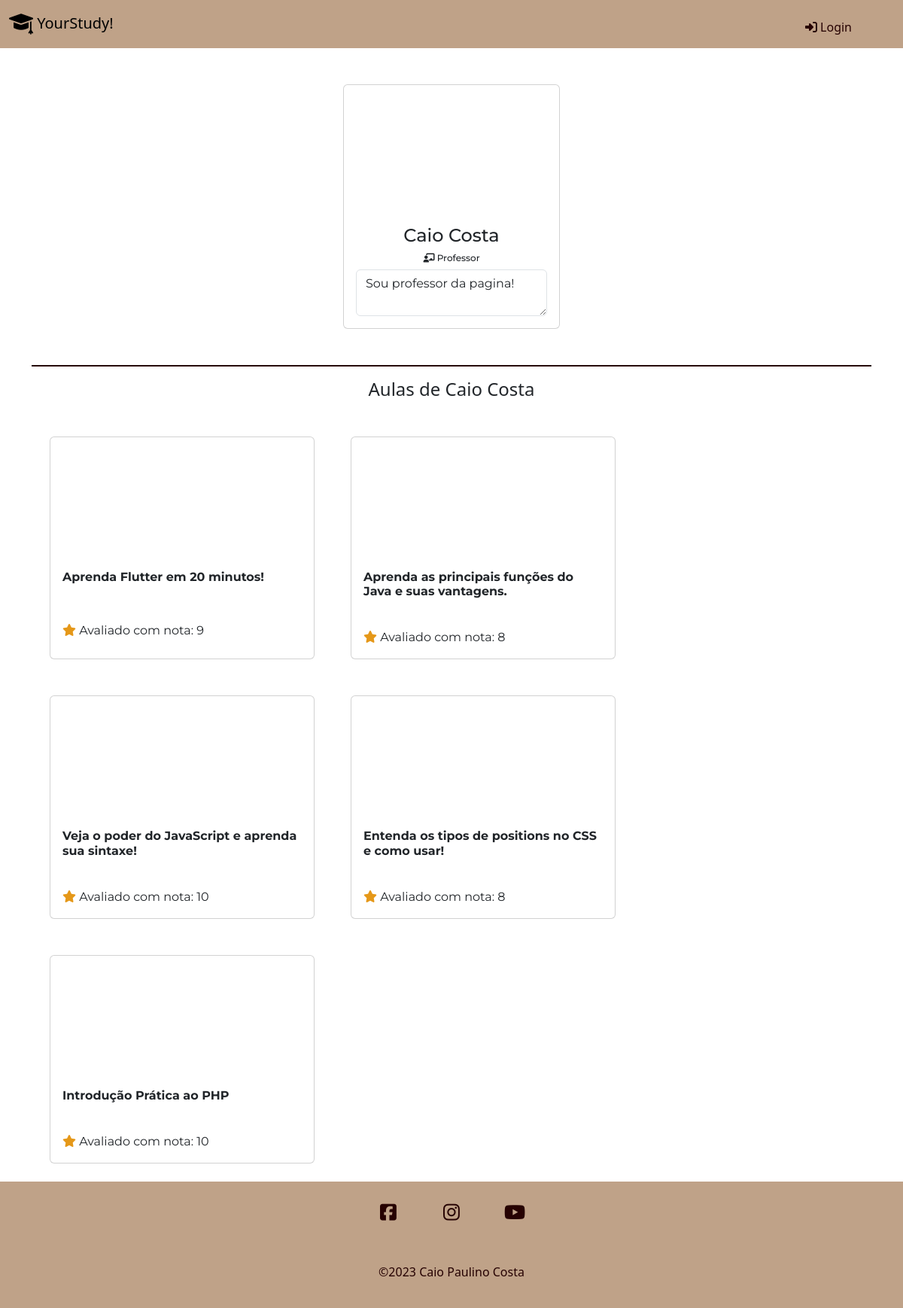
The page /profile.php?id=1 on the database its author committed.
### tables this page shows
CREATE TABLE `users` (
  `id` int(11) UNSIGNED NOT NULL,
  `name` varchar(255) DEFAULT NULL,
  `lastname` varchar(255) DEFAULT NULL,
  `email` varchar(255) DEFAULT NULL,
  `password` varchar(255) DEFAULT NULL,
  `image` varchar(255) DEFAULT NULL,
  `bio` text DEFAULT NULL,
  `ra` varchar(250) DEFAULT NULL,
  `p1` varchar(250) DEFAULT NULL,
  `p2` varchar(250) DEFAULT NULL,
  `p3` varchar(250) DEFAULT NULL,
  `p4` varchar(250) DEFAULT NULL,
  `t1` varchar(250) DEFAULT NULL,
  `t2` varchar(250) DEFAULT NULL,
  `avarage` varchar(250) DEFAULT NULL,
  `token` varchar(255) DEFAULT NULL
);

CREATE TABLE `lessons` (
  `id` int(11) UNSIGNED NOT NULL,
  `title` varchar(255) DEFAULT NULL,
  `description` varchar(255) DEFAULT NULL,
  `content` varchar(255) DEFAULT NULL,
  `image` varchar(255) DEFAULT NULL,
  `video` varchar(255) DEFAULT NULL,
  `category` varchar(255) DEFAULT NULL,
  `users_id` int(11) UNSIGNED DEFAULT NULL,
  `reviews_id` int(10) UNSIGNED DEFAULT NULL
);

### globals.php (called while the page is built, shortened)
<?php
  $BASE_URL = "http://" . $_SERVER["SERVER_NAME"] . dirname($_SERVER["REQUEST_URI"]."?") . "/";

### dao/UserDAO.php (called while the page is built, shortened)
<?php
  require_once("models/User.php");
  class UserDAO implements UserDAOInterface {
    private $conn;
    public function __construct(PDO $conn, $url) {
      $this->conn = $conn;
    }
    public function buildUser($data) {
      $user = new User();
      $user->id = $data["id"];
      $user->name = $data["name"];
      $user->lastname = $data["lastname"];
      $user->email = $data["email"];
      $user->password = $data["password"];
      $user->image = $data["image"];
      $user->bio = $data["bio"];
      $user->ra = $data["ra"];
      $user->token = $data["token"];
      return $user;
    }
    public function findById($id) {
      if($id != "") {
        $stmt = $this->conn->prepare("SELECT * FROM users WHERE id = :id");
        $stmt->bindParam(":id", $id);
        $stmt->execute();
        if($stmt->rowCount() > 0) {
          $data = $stmt->fetch();
          $user = $this->buildUser($data);
          return $user;
        } else {
          return false;
        }
      } else {
        return false;
      }
    }
  }

### models/User.php (called while the page is built, shortened)
<?php
  class User {
    public function getFullName($user) {
      return $user->name . " " . $user->lastname;
    }
  }

### dao/LessonDAO.php (called while the page is built, shortened)
<?php
  require_once("dao/ReviewDAO.php");
class LessonDAO implements LessonDAOInterface {
    private $conn;
    private $url;
    public function __construct(PDO $conn, $url) {
        $this->conn = $conn;
        $this->url = $url;
    }
    public function buildLesson($data) {
        $lesson = new lesson();
        $lesson->id = $data["id"];
        $lesson->title = $data["title"];
        $lesson->description = $data["description"];
        $lesson->image = $data["image"];
        $lesson->video = $data["video"];
        $lesson->category = $data["category"];
        $lesson->content = $data["content"];
        $lesson->users_id = $data["users_id"];
      $reviewDao = new ReviewDao($this->conn, $this->url);
      $rating = $reviewDao->getRatings($lesson->id);
      $lesson->rating = $rating;
        return $lesson;
    }
    public function getLessonsByUserId($id) {
        $lessons = [];
        $stmt = $this->conn->prepare("SELECT * FROM lessons WHERE users_id = :users_id");
        $stmt->bindParam(":users_id", $id);
        $stmt->execute();
        if($stmt->rowCount() > 0) {
            $lessonsArray = $stmt->fetchAll();
          foreach($lessonsArray as $lesson) {
            $lessons[] = $this->buildLesson($lesson);
          }
        }
        return $lessons;
    }
  }

### dao/ReviewDAO.php (called while the page is built, shortened)
<?php
require_once("dao/UserDAO.php");
require_once("models/User.php");
require_once("dao/LessonDAO.php");
class ReviewDao implements ReviewDAOInterface {
private $conn;
    public function __construct(PDO $conn, $url) {
        $this->conn = $conn;
    }
      public function getRatings($id) {
        $stmt = $this->conn->prepare("SELECT * FROM reviews WHERE lessons_id = :lessons_id");
        $stmt->bindParam(":lessons_id", $id);
        $stmt->execute();
        if($stmt->rowCount() > 0) {
          $rating = 0;
          $reviews = $stmt->fetchAll();
          foreach($reviews as $review) {
            $rating += $review["rating"];
          }
          $rating = $rating / count($reviews);
        } else {
          $rating = "Não avaliado";
        }
        return $rating;
      }
}

### profile.php (the view, shortened to what this page needs)
<?php
require_once("templates/header.php");
require_once("models/User.php");
require_once("dao/UserDAO.php");
require_once("dao/LessonDAO.php");
require_once("dao/ReviewDAO.php");
$user = new User();
$userDao = new UserDAO($conn, $BASE_URL);
$lessonDao = new LessonDAO($conn, $BASE_URL);
$id = filter_input(INPUT_GET, "id");
if (empty($id)) {
    if (!empty($userData)) {
        $id = $userData->id;
    } else {
        $message->setMessage("Usuário não encontrado!", "error", "index.php");
    }
} else {
    $userData = $userDao->findById($id);
}
$fullName = $user->getFullName($userData);
$userLesson = $lessonDao->getLessonsByUserId($id);
?>
<?php if ($userData && $userData->id == "1") : ?>
    <div class="container-fluid">
                <div class="container">
                    <div class="row">
                        <div class="col-lg-12 d-flex justify-content-center profile-section-1">
                            <div class="card m-5" style="width: 18rem;">
                                <div class="profile-image-container">
                                    <div class="img-fluid" id="profile-image" style="background-image: url('<?= $BASE_URL ?>img/users/<?= $userData->image ?>');"></div>
                                </div>
                                <div class="card-body">
                                    <h4 class="text-center"><?= $fullName ?></h4>
                                    <h6 class="text-center" style="font-size: 12px;"><i class="fa-solid fa-chalkboard-user"></i> Professor</h6>
                                    <textarea class="card-text form-control"><?= $userData->bio ?></textarea>
                                </div>
                            </div>
                        </div>
                    </div>
                <div class="col-lg-12 profile-section-2">
                        <h4 class="text-center p-3">Aulas de <?= $fullName ?></h4>
                    </div>
                    <div class="row">
                        <div class="lessons-container">
                            <?php foreach ($userLesson as $lesson) : ?>
                                <div class="card m-4" style="width: 22rem;">
                                    <a href="<?= $BASE_URL ?>video_lesson.php?id=<?= $lesson->id ?>">
                                        <div class="profile-card" style="background-image: url('<?= $BASE_URL ?>img/lessons/<?= $lesson->image ?>')"></div>
                                    </a>
                                    <div class="card-body">
                                        <h6 class="bold"><?= $lesson->title ?></h6>
                                    </div>
                                    <div class="card-body">
                                        <p class="card-text"><i class="fa-solid fa-star" style="color: #e59819;"></i><span> Avaliado com nota: <?= $lesson->rating ?></span></p>
                                    </div>
                                </div>
                            <?php endforeach; ?>
                        </div>
                    </div>
        <?php endif; ?>
        </div>
    </div>
    <?php
    require_once("templates/footer.php");
    ?>

### css/styles.css (style rules this page uses)
body { margin: 0; padding: 0; min-height: auto; display: flex; flex-direction: column; }
.bold { font-weight: 700; }
.row { font-family: 'Montserrat', sans-serif; }
.lessons-container { display: flex; flex-wrap: wrap; }
.profile-card { height: 160px; background-position: center; background-size: cover; }
.profile-image-container { padding-left: 60px; padding-top: 10px; }
#profile-image { width: 160px; height: 160px; background-position: center; background-size: cover; border-radius: 100%; }
.profile-section-2 { border-top: solid 2px #260202; }

### rows shown on the page
users: fullName "Caio Costa", bio "Sou professor da pagina!"
lessons: title "Aprenda Flutter em 20 minutos!", rating "9"
lessons: title "Aprenda as principais funções do Java e suas vantagens.", rating "8"
lessons: title "Veja o poder do JavaScript e aprenda sua sintaxe!", rating "10"
lessons: title "Entenda os tipos de positions no CSS e como usar!", rating "8"
lessons: title "Introdução Prática ao PHP", rating "10"
